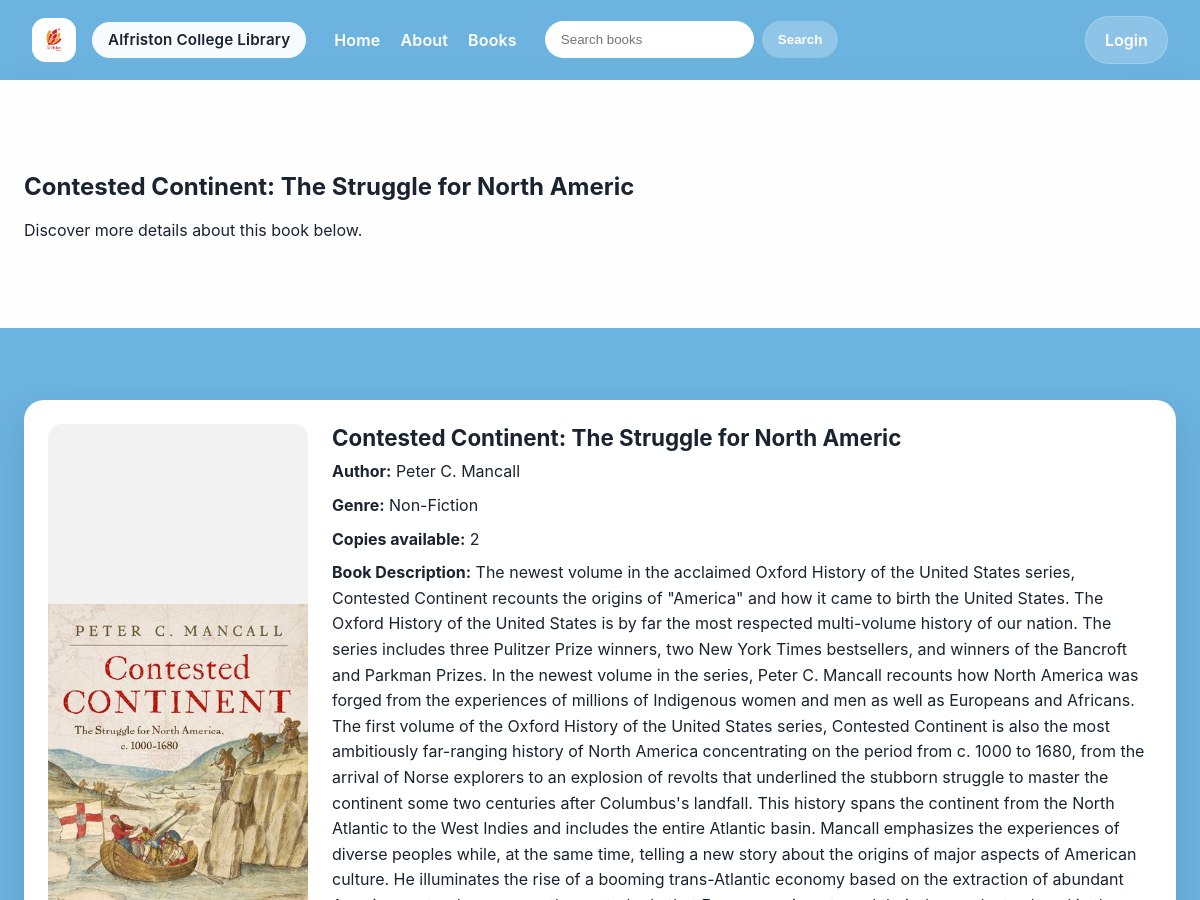
Page /books/70/ (upper part) on the earlier database version.
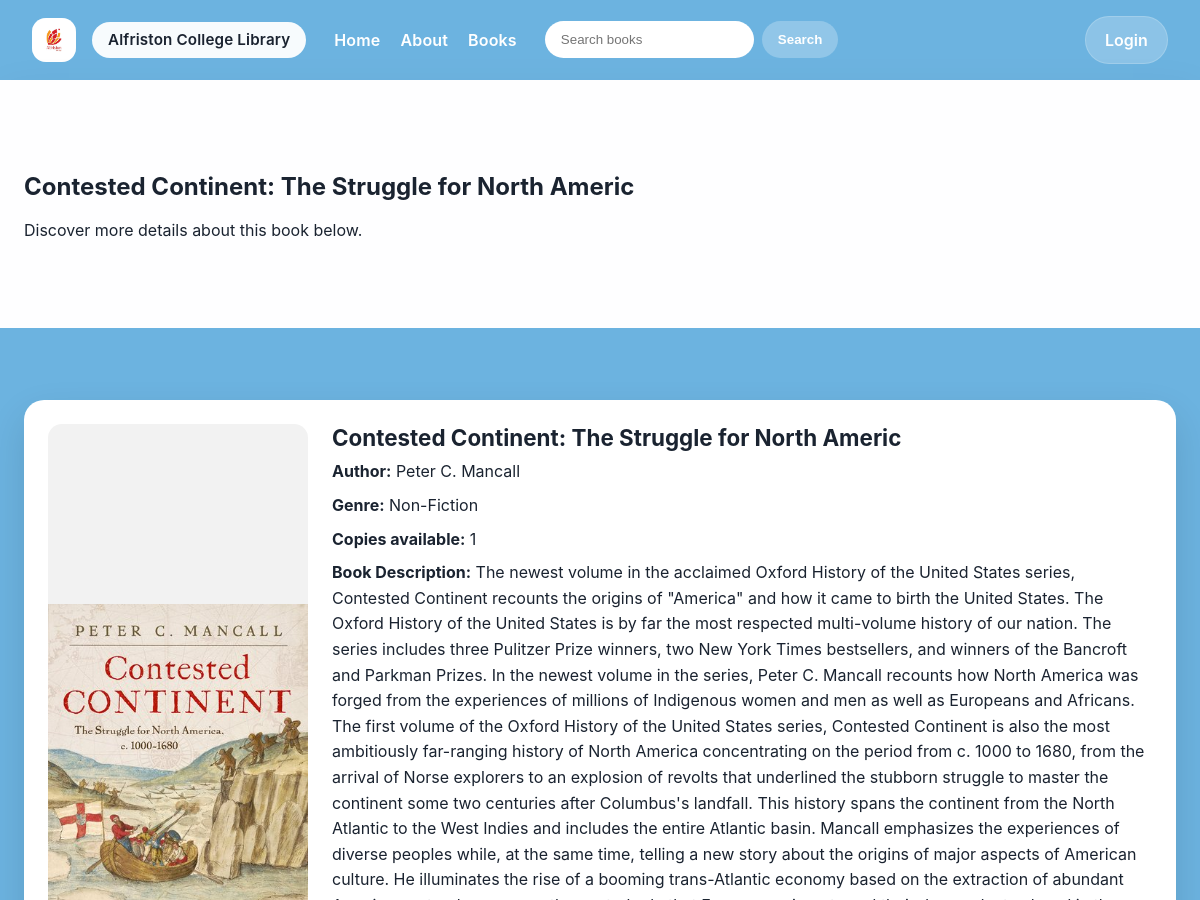
Same page on the later database version.
### AC_Library/models.py (models this page shows, shortened)
class Book(models.Model):  # model representing a book and its metadata
    book_id = models.AutoField(primary_key=True) # Stores the unique ID for each book in the library.
    genre_id = models.ForeignKey(Genre, on_delete=models.SET_NULL, null=True) # Only uses genres that are available in Genre class.
    book_title = models.CharField(max_length=255, blank=False) # Stores the title of the book.
    book_author = models.CharField(max_length=255, blank=False) # Stores the author of the book.
    book_cover = models.ImageField(upload_to='book_covers/', blank=True, null=True) # Stores the cover image of the book.
    book_description = models.TextField(blank=True, null=True) # Stores a synopsis / summary of the book which will be edited by the librarian (admins).
    book_copies_available = models.IntegerField(default=1) # There will always be at least 1 copy of a book, so default is set to 1.

class Genre(models.Model):  # simple genre/category model for books
    genre_id = models.AutoField(primary_key=True) # Stores the unique ID for genres.
    genre_name = models.CharField(max_length=50, blank=False) # Stores the name of the genre, max length of 50.

### AC_Library/views.py (the view)
# urls.py: path('books/<int:book_id>/', views.book_detail, name='book_detail'),  # book detail by id
def book_detail(request, book_id):  # detail view for a single book
    book = get_object_or_404(Book, book_id=book_id)  # 404 if not found
    similar_books = Book.objects.select_related('genre_id').filter(
        genre_id=book.genre_id
    ).exclude(book_id=book.book_id).order_by('book_title')[:4]  # pick up to 4 similar books
    return render(request, 'book_detail.html', {'book': book, 'similar_books': similar_books})

### AC_Library/templates/book_detail.html (shortened to what this page needs)
{% extends 'base.html' %}
{% block section_top %}
<h2>{{ book.book_title }}</h2>
<p>Discover more details about this book below.</p>
{% endblock %}
{% block section_middle %}
<div class="detail-card">
    {% if book.book_cover %}
        <img class="detail-cover" src="{{ book.book_cover.url }}" alt="{{ book.book_title }}">
    {% else %}
        <div class="detail-placeholder">No cover available</div>
    {% endif %}
    <div class="detail-info">
        <h3>{{ book.book_title }}</h3>
        <p><strong>Author:</strong> {{ book.book_author }}</p>
        <p><strong>Genre:</strong> {{ book.genre_id.genre_name|default:'Other' }}</p>
        <p><strong>Copies available:</strong> {{ book.book_copies_available }}</p>
        <p><strong>Book Description:</strong> {{ book.book_description }}</p>
    </div>
</div>
{% endblock %}

Differences in the rows shown:
changed Book "Contested Continent: The Struggle for North Americ": book_copies_available "2" → "1"
